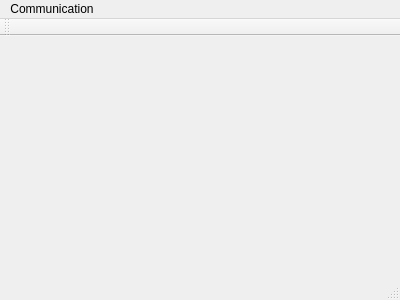
<?xml version="1.0" encoding="UTF-8"?>
<ui version="4.0">
 <class>motorUI2015</class>
 <widget class="QMainWindow" name="motorUI2015">
  <property name="geometry">
   <rect>
    <x>0</x>
    <y>0</y>
    <width>400</width>
    <height>300</height>
   </rect>
  </property>
  <property name="windowTitle">
   <string>motorUI2015</string>
  </property>
  <widget class="QWidget" name="centralWidget"/>
  <widget class="QMenuBar" name="menuBar">
   <property name="geometry">
    <rect>
     <x>0</x>
     <y>0</y>
     <width>400</width>
     <height>21</height>
    </rect>
   </property>
   <widget class="QMenu" name="menuConfiguration">
    <property name="title">
     <string>Communication</string>
    </property>
    <addaction name="actionSetting"/>
   </widget>
   <addaction name="menuConfiguration"/>
  </widget>
  <widget class="QToolBar" name="mainToolBar">
   <attribute name="toolBarArea">
    <enum>TopToolBarArea</enum>
   </attribute>
   <attribute name="toolBarBreak">
    <bool>false</bool>
   </attribute>
  </widget>
  <widget class="QStatusBar" name="statusBar"/>
  <action name="actionSetting">
   <property name="checkable">
    <bool>false</bool>
   </property>
   <property name="text">
    <string>Setting</string>
   </property>
  </action>
 </widget>
 <layoutdefault spacing="6" margin="11"/>
 <resources/>
 <connections/>
</ui>
